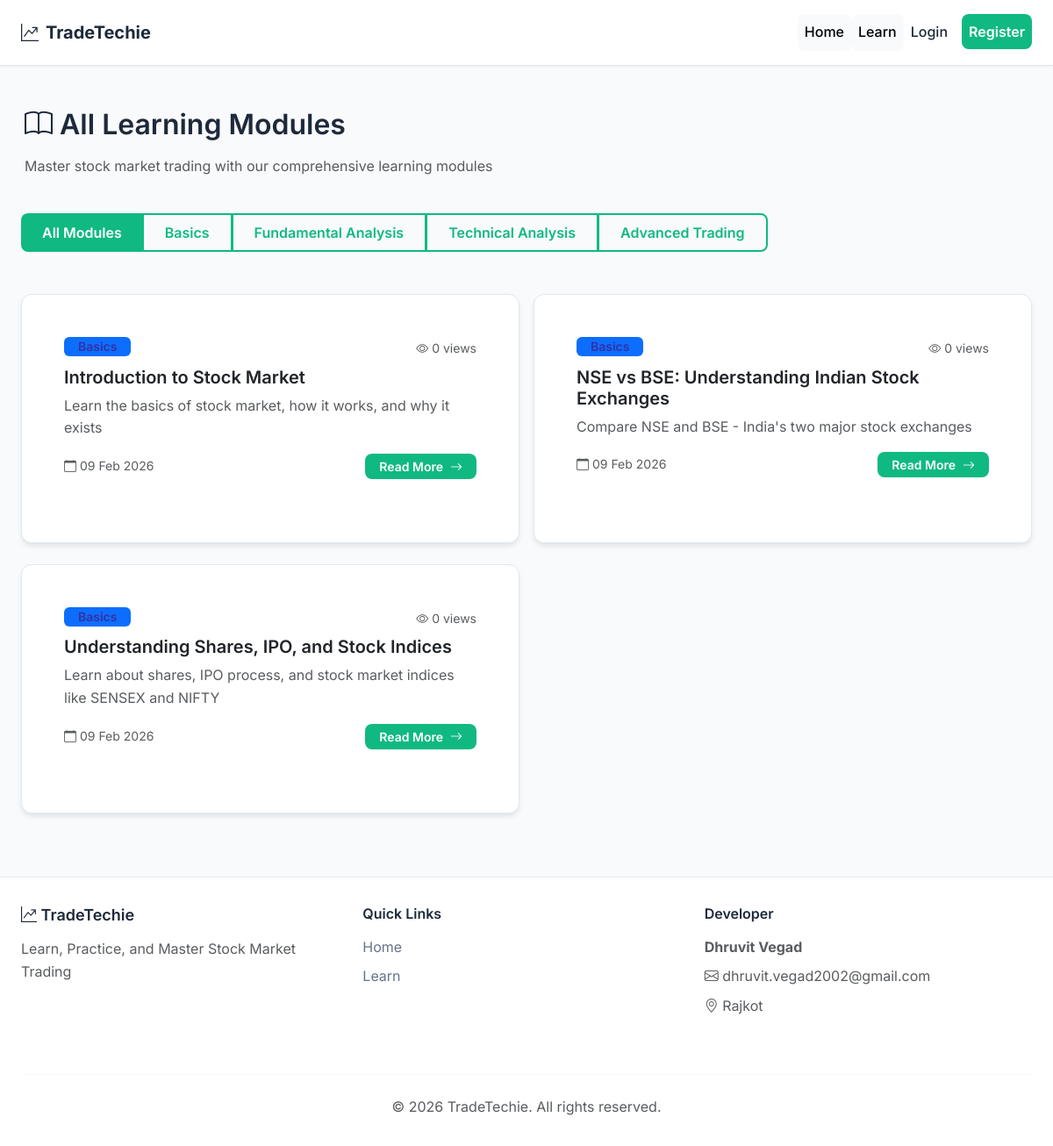
The page /learn/index.php on the database its author committed.
### tables this page shows
CREATE TABLE educational_content (
    content_id INT AUTO_INCREMENT PRIMARY KEY,
    title VARCHAR(255) NOT NULL,
    slug VARCHAR(255) UNIQUE NOT NULL,
    category ENUM('basics', 'fundamental', 'technical', 'advanced') DEFAULT 'basics',
    content TEXT NOT NULL,
    meta_description VARCHAR(255),
    order_position INT DEFAULT 0,
    status ENUM('published', 'draft') DEFAULT 'published',
    views INT DEFAULT 0,
    created_by INT,
    created_at TIMESTAMP DEFAULT CURRENT_TIMESTAMP,
    updated_at TIMESTAMP DEFAULT CURRENT_TIMESTAMP ON UPDATE CURRENT_TIMESTAMP,
    FOREIGN KEY (created_by) REFERENCES users(user_id) ON DELETE SET NULL,
    INDEX idx_slug (slug),
    INDEX idx_category (category),
    INDEX idx_status (status)
);

### config/config.php (called while the page is built, shortened)
<?php
function isLoggedIn() {
    return isset($_SESSION['user_id']) && isset($_SESSION['user_email']);
}
function formatDate($date) {
    return date('d M Y', strtotime($date));
}
?>

### includes/functions.php (called while the page is built, shortened)
<?php
require_once __DIR__ . '/../config/config.php';
function getAllContent($category = null, $status = 'published') {
    global $conn;
    if ($category) {
        $stmt = $conn->prepare("SELECT * FROM educational_content WHERE category = ? AND status = ? ORDER BY order_position ASC, created_at DESC");
        $stmt->bind_param("ss", $category, $status);
    } else {
        $stmt = $conn->prepare("SELECT * FROM educational_content WHERE status = ? ORDER BY order_position ASC, created_at DESC");
        $stmt->bind_param("s", $status);
    }
    $stmt->execute();
    $result = $stmt->get_result();
    $content = $result->fetch_all(MYSQLI_ASSOC);
    return $content;
}
?>

### learn/index.php (the view, shortened to what this page needs)
<?php
require_once __DIR__ . '/../includes/header.php';
$category_filter = $_GET['category'] ?? null;
$all_content = getAllContent($category_filter);
$categories = [
    'basics' => 'Basics',
    'fundamental' => 'Fundamental Analysis',
    'technical' => 'Technical Analysis',
    'advanced' => 'Advanced Trading'
];
?>
<div class="container my-5">
    <div class="row mb-4">
        <div class="col-12">
            <h2 class="mb-3">
                <i class="bi bi-book"></i>
                <?php echo $category_filter ? $categories[$category_filter] : 'All Learning Modules'; ?>
            </h2>
            <p class="text-muted">Master stock market trading with our comprehensive learning modules</p>
        </div>
    </div>
    <div class="row mb-4">
        <div class="col-md-8">
            <div class="btn-group" role="group">
                <a href="index.php" class="btn btn-<?php echo !$category_filter ? 'primary' : 'outline-primary'; ?>">
                    All Modules
                </a>
                <?php foreach ($categories as $key => $name): ?>
                    <a href="?category=<?php echo $key; ?>" class="btn btn-<?php echo $category_filter === $key ? 'primary' : 'outline-primary'; ?>">
                        <?php echo $name; ?>
                    </a>
                <?php endforeach; ?>
            </div>
        </div>
    </div>
    <div class="row">
        <?php if (empty($all_content)): ?>
            <div class="col-12">
                <div class="alert alert-info">
                    <i class="bi bi-info-circle"></i> No learning modules available in this category yet.
                </div>
            </div>
        <?php else: ?>
            <?php foreach ($all_content as $content): ?>
                <div class="col-md-6 mb-4">
                    <div class="card learning-card h-100">
                        <div class="card-body">
                            <div class="d-flex justify-content-between align-items-start mb-2">
                                <span class="badge bg-<?php
                                    echo $content['category'] === 'basics' ? 'primary' :
                                        ($content['category'] === 'fundamental' ? 'info' :
                                        ($content['category'] === 'technical' ? 'warning' : 'success'));
                                ?> category-badge">
                                    <?php echo ucfirst($content['category']); ?>
                                </span>
                                <div>
                                    <small class="text-muted">
                                        <i class="bi bi-eye"></i> <?php echo $content['views']; ?> views
                                    </small>
                                </div>
                            </div>
                            <h5 class="card-title"><?php echo htmlspecialchars($content['title']); ?></h5>
                            <p class="card-text text-muted">
                                <?php echo htmlspecialchars($content['meta_description']); ?>
                            </p>
                            <div class="d-flex justify-content-between align-items-center mt-3">
                                <small class="text-muted">
                                    <i class="bi bi-calendar"></i> <?php echo formatDate($content['created_at']); ?>
                                </small>
                                <a href="view.php?slug=<?php echo $content['slug']; ?>" class="btn btn-sm btn-primary">
                                    Read More <i class="bi bi-arrow-right"></i>
                                </a>
                            </div>
                        </div>
                    </div>
                </div>
            <?php endforeach; ?>
        <?php endif; ?>
    </div>
</div>
<?php require_once __DIR__ . '/../includes/footer.php'; ?>

### includes/header.php (shortened to what this page needs)
<?php
require_once __DIR__ . '/../config/config.php';
require_once __DIR__ . '/functions.php';
$current_page = basename($_SERVER['PHP_SELF']);
?>
<!DOCTYPE html>
<html lang="en">
<head>
    <link href="https://cdn.jsdelivr.net/npm/bootstrap@5.3.0/dist/css/bootstrap.min.css" rel="stylesheet">
    <link rel="stylesheet" href="https://cdn.jsdelivr.net/npm/bootstrap-icons@1.10.0/font/bootstrap-icons.css">
    <link rel="stylesheet" href="<?php echo SITE_URL; ?>assets/css/premium.css">
</head>
<body>
    <nav class="navbar navbar-expand-lg">
        <div class="container">
            <a class="navbar-brand" href="<?php echo SITE_URL; ?>">
                <i class="bi bi-graph-up-arrow"></i> <?php echo SITE_NAME; ?>
            </a>
            <div class="collapse navbar-collapse" id="navbarNav">
                <ul class="navbar-nav ms-auto">
                    <li class="nav-item">
                        <a class="nav-link <?php echo $current_page == 'index.php' ? 'active' : ''; ?>" href="<?php echo SITE_URL; ?>">Home</a>
                    </li>
                    <li class="nav-item">
                        <a class="nav-link <?php echo strpos($_SERVER['REQUEST_URI'], '/learn/') !== false ? 'active' : ''; ?>" href="<?php echo SITE_URL; ?>learn/">Learn</a>
                    </li>
                    <?php if (isLoggedIn()): ?>
                        <li class="nav-item">
                            <a class="nav-link <?php echo strpos($_SERVER['REQUEST_URI'], '/watchlist/') !== false ? 'active' : ''; ?>" href="<?php echo SITE_URL; ?>watchlist/">Watchlist</a>
                        </li>
                        <li class="nav-item">
                            <a class="nav-link <?php echo $current_page == 'dashboard.php' ? 'active' : ''; ?>" href="<?php echo SITE_URL; ?>dashboard.php">Dashboard</a>
                        </li>
                        <?php if (isAdmin()): ?>
                            <li class="nav-item">
                                <a class="nav-link <?php echo strpos($_SERVER['REQUEST_URI'], '/admin/') !== false ? 'active' : ''; ?>" href="<?php echo SITE_URL; ?>admin/">Admin Panel</a>
                            </li>
                        <?php endif; ?>
                        <li class="nav-item dropdown">
                            <a class="nav-link dropdown-toggle" href="#" id="userDropdown" role="button" data-bs-toggle="dropdown">
                                <i class="bi bi-person-circle"></i> <?php echo sanitize($_SESSION['user_name']); ?>
                            </a>
                            <ul class="dropdown-menu dropdown-menu-end">
                                <li><a class="dropdown-item" href="<?php echo SITE_URL; ?>dashboard.php"><i class="bi bi-speedometer2"></i> Dashboard</a></li>
                                <li><hr class="dropdown-divider"></li>
                                <li><a class="dropdown-item text-danger" href="<?php echo SITE_URL; ?>auth/logout.php"><i class="bi bi-box-arrow-right"></i> Logout</a></li>
                            </ul>
                        </li>
                        <li class="nav-item">
                            <button id="themeToggle" class="theme-toggle">🌙</button>
                        </li>
                    <?php else: ?>
                        <li class="nav-item">
                            <a class="nav-link" href="<?php echo SITE_URL; ?>auth/login.php">Login</a>
                        </li>
                        <li class="nav-item">
                            <a class="nav-link btn btn-primary" href="<?php echo SITE_URL; ?>auth/register.php" style="color: white; margin-left: 0.5rem;">Register</a>
                        </li>
                    <?php endif; ?>
                </ul>
            </div>
        </div>
    </nav>
    <main>

### includes/footer.php (shortened to what this page needs)
    </main>
    <footer style="background: var(--color-surface); border-top: 1px solid var(--color-border); padding: 2rem 0; margin-top: 3rem;">
        <div class="container">
            <div class="row">
                <div class="col-md-4">
                    <h5 style="margin-bottom: 1rem;"><i class="bi bi-graph-up-arrow"></i> <?php echo SITE_NAME; ?></h5>
                    <p class="text-muted">Learn, Practice, and Master Stock Market Trading</p>
                </div>
                <div class="col-md-4">
                    <h6 style="margin-bottom: 1rem;">Quick Links</h6>
                    <ul style="list-style: none; padding: 0;">
                        <li style="margin-bottom: 0.5rem;"><a href="<?php echo SITE_URL; ?>" style="color: var(--color-text-muted);">Home</a></li>
                        <li style="margin-bottom: 0.5rem;"><a href="<?php echo SITE_URL; ?>learn/" style="color: var(--color-text-muted);">Learn</a></li>
                    </ul>
                </div>
                <div class="col-md-4">
                    <h6 style="margin-bottom: 1rem;">Developer</h6>
                    <p class="text-muted" style="margin-bottom: 0.5rem;">
                        <strong>Dhruvit Vegad</strong>
                    </p>
                    <p class="text-muted" style="margin-bottom: 0.5rem;">
                        <i class="bi bi-envelope"></i> dhruvit.vegad2002@gmail.com
                    </p>
                    <p class="text-muted">
                        <i class="bi bi-geo-alt"></i> Rajkot
                    </p>
                </div>
            </div>
            <hr style="border-color: var(--color-border); margin: 1.5rem 0;">
            <div class="text-center text-muted">
                <p style="margin: 0;">&copy; <?php echo date('Y'); ?> <?php echo SITE_NAME; ?>. All rights reserved.</p>
            </div>
        </div>
    </footer>
</body>
</html>

### assets/css/premium.css (style rules this page uses)
:root { --color-primary: #1e293b; --color-accent: #10b981; --color-bg: #f8fafc; --color-surface: #ffffff; --color-text: #1e293b; --color-text-muted: #64748b; --color-border: #e2e8f0; --color-success: #10b981; --color-danger: #ef4444; --color-warning: #f59e0b; --color-info: #3b82f6; --font-family: 'Inter', -apple-system, BlinkMacSystemFont, sans-serif; --font-size-xs: 0.75rem; --font-size-sm: 0.875rem; --font-size-base: 1rem; --font-size-lg: 1.125rem; --font-size-xl: 1.25rem; --font-size-2xl: 1.5rem; --font-size-3xl: 2rem; --font-size-4xl: 2.5rem; --spacing-xs: 0.25rem; --spacing-sm: 0.5rem; --spacing-md: 1rem; --spacing-lg: 1.5rem; --spacing-xl: 2rem; --spacing-2xl: 3rem; --radius-sm: 0.375rem; --radius-md: 0.5rem; --radius-lg: 0.75rem; --shadow-sm: 0 1px 2px 0 rgba(0, 0, 0, 0.05); --shadow-md: 0 4px 6px -1px rgba(0, 0, 0, 0.1); --shadow-lg: 0 10px 15px -3px rgba(0, 0, 0, 0.1); }
* { margin: 0; padding: 0; box-sizing: border-box; }
body { font-family: var(--font-family); font-size: var(--font-size-base); line-height: 1.6; color: var(--color-text); background: var(--color-bg); -webkit-font-smoothing: antialiased; -moz-osx-font-smoothing: grayscale; }
h1, h2, h3, h4, h5, h6 { font-weight: 600; line-height: 1.2; margin-bottom: var(--spacing-md); color: var(--color-text); }
h2 { font-size: var(--font-size-3xl); }
h5 { font-size: var(--font-size-lg); }
h6 { font-size: var(--font-size-base); }
p { margin-bottom: var(--spacing-md); }
a { color: var(--color-accent); text-decoration: none; transition: color 0.2s; }
.navbar { background: var(--color-surface); border-bottom: 1px solid var(--color-border); padding: var(--spacing-md) 0; box-shadow: var(--shadow-sm); }
.navbar-brand { font-size: var(--font-size-xl); font-weight: 700; color: var(--color-primary); display: flex; align-items: center; gap: var(--spacing-sm); }
.nav-link { color: var(--color-text); font-weight: 500; padding: var(--spacing-sm) var(--spacing-md); border-radius: var(--radius-md); transition: all 0.2s; display: inline-block; }
.nav-link:hover, .nav-link.active { color: var(--color-accent); background: var(--color-bg); }
.card { background: var(--color-surface); border: 1px solid var(--color-border); border-radius: var(--radius-lg); padding: var(--spacing-lg); box-shadow: var(--shadow-md); transition: transform 0.2s, box-shadow 0.2s; margin-bottom: var(--spacing-lg); }
.card-body { padding: var(--spacing-lg); }
.card-title { font-size: var(--font-size-xl); font-weight: 600; margin-bottom: var(--spacing-sm); }
.card-text { color: var(--color-text-muted); line-height: 1.6; }
.btn { display: inline-flex; align-items: center; justify-content: center; gap: var(--spacing-sm); padding: var(--spacing-sm) var(--spacing-lg); font-size: var(--font-size-base); font-weight: 600; border: none; border-radius: var(--radius-md); cursor: pointer; transition: all 0.2s; text-decoration: none; white-space: nowrap; }
.btn-primary { background: var(--color-accent); color: white; }
.btn-outline-primary { background: transparent; color: var(--color-accent); border: 2px solid var(--color-accent); }
.btn-sm { padding: var(--spacing-xs) var(--spacing-md); font-size: var(--font-size-sm); }
.badge { display: inline-flex; align-items: center; padding: var(--spacing-xs) var(--spacing-md); font-size: var(--font-size-sm); font-weight: 600; border-radius: var(--radius-sm); }
.badge-primary, .bg-primary { background: #e0e7ff; color: #3730a3; }
.text-muted { color: var(--color-text-muted); }
.container { width: 100%; max-width: 1200px; margin: 0 auto; padding: 0 var(--spacing-lg); }
.row { display: flex; flex-wrap: wrap; margin: 0 calc(var(--spacing-md) * -0.5); }
.col-md-3, .col-md-4, .col-md-6, .col-md-8, .col-md-12 { padding: 0 calc(var(--spacing-md) * 0.5); margin-bottom: var(--spacing-lg); }
.col-md-8 { width: 66.666%; }
.col-md-6 { width: 50%; }
.col-md-4 { width: 33.333%; }
.my-5 { margin-top: var(--spacing-2xl); margin-bottom: var(--spacing-2xl); }
.mb-4 { margin-bottom: var(--spacing-xl); }
.mb-3 { margin-bottom: var(--spacing-lg); }
.mb-2 { margin-bottom: var(--spacing-md); }
.mt-3 { margin-top: var(--spacing-lg); }
.text-center { text-align: center; }
.d-flex { display: flex; }
.justify-content-between { justify-content: space-between; }
.align-items-center { align-items: center; }
.h-100 { height: 100%; }

### rows shown on the page
educational_content: category "Basics", views "0", title "Introduction to Stock Market", meta_description "Learn the basics of stock market, how it works, and why it exists", created_at "09 Feb 2026"
educational_content: category "Basics", views "0", title "NSE vs BSE: Understanding Indian Stock Exchanges", meta_description "Compare NSE and BSE - India's two major stock exchanges", created_at "09 Feb 2026"
educational_content: category "Basics", views "0", title "Understanding Shares, IPO, and Stock Indices", meta_description "Learn about shares, IPO process, and stock market indices like SENSEX and NIFTY", created_at "09 Feb 2026"

### other values the page prints
SITE_NAME "TradeTechie"
$name "Basics"
$name "Fundamental Analysis"
$name "Technical Analysis"
$name "Advanced Trading"
